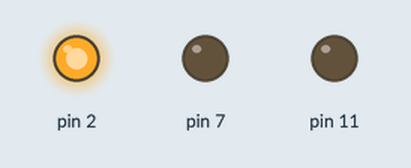
This sketch was run on a simulated Arduino Uno, built with avr-gcc and run on an emulated ATmega328P. Parts: output pins drawn as LEDs (lit = HIGH).

Above: at 0.5 s.
At 2.5 s:
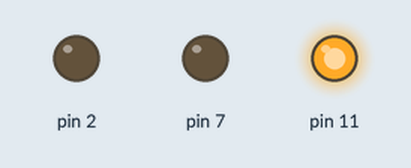
At 4.5 s:
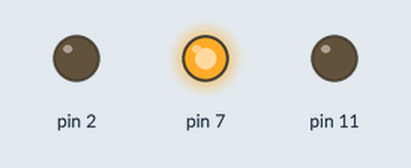
At 6.5 s:
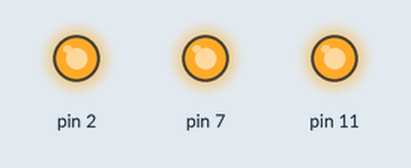
At 13.5 s:
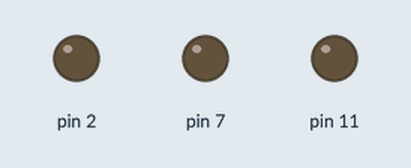
Timing chart, 0 to 19.5 s (numbered marks = the images above):
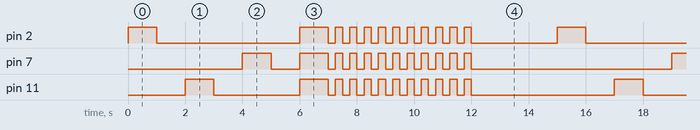

Measured:
- by itself, pin 2, pin 7, pin 11: moves between LOW and HIGH, repeating every 15.0 s
- by itself, everything shown: repeats every 15.0 s, in 28 steps

The sketch:

HW_Jan_26_Blinking_LEDS.ino
```cpp
void setup() {
  // put your setup code here, to run once:
  pinMode(11,OUTPUT);
  pinMode(7,OUTPUT);
  pinMode(2,OUTPUT);

}

void loop() {
  // put your main code here, to run repeatedly:
  //turns on LED
  digitalWrite(2, HIGH);
  //time in milliseconds where this is 1 second
  delay(1000);
  //turn off LED
  digitalWrite(2, LOW);
  delay(1000);
  digitalWrite(11, HIGH);
  delay(1000);
  digitalWrite(11, LOW);
  delay(1000);
  digitalWrite(7, HIGH);
  delay(1000);
  digitalWrite(7, LOW);
  delay(1000);
  //sequeance of digitalWrite to turn all pins on
  digitalWrite(11, HIGH);
  digitalWrite(7, HIGH);
  digitalWrite(2, HIGH);
  delay(1000);
  //sequeance of digitalWrite to turn all pins of
  digitalWrite(11, LOW);
  digitalWrite(7, LOW);
  digitalWrite(2, LOW);
  //delay by a quarter of a second
  delay(250);
  digitalWrite(11, HIGH);
  digitalWrite(7, HIGH);
  digitalWrite(2, HIGH);
  delay(250);
  digitalWrite(11, LOW);
  digitalWrite(7, LOW);
  digitalWrite(2, LOW);
  delay(250);
  digitalWrite(11, HIGH);
  digitalWrite(7, HIGH);
  digitalWrite(2, HIGH);
  delay(250);
  digitalWrite(11, LOW);
  digitalWrite(7, LOW);
  digitalWrite(2, LOW);
  delay(250);
  digitalWrite(11, HIGH);
  digitalWrite(7, HIGH);
  digitalWrite(2, HIGH);
  delay(250);
  digitalWrite(11, LOW);
  digitalWrite(7, LOW);
  digitalWrite(2, LOW);
  delay(250);
  digitalWrite(11, HIGH);
  digitalWrite(7, HIGH);
  digitalWrite(2, HIGH);
  delay(250);
  digitalWrite(11, LOW);
  digitalWrite(7, LOW);
  digitalWrite(2, LOW);
  delay(250);
  digitalWrite(11, HIGH);
  digitalWrite(7, HIGH);
  digitalWrite(2, HIGH);
  delay(250);
  digitalWrite(11, LOW);
  digitalWrite(7, LOW);
  digitalWrite(2, LOW);
  delay(250);
  digitalWrite(11, HIGH);
  digitalWrite(7, HIGH);
  digitalWrite(2, HIGH);
  delay(250);
  digitalWrite(11, LOW);
  digitalWrite(7, LOW);
  digitalWrite(2, LOW);
  delay(250);
  digitalWrite(11, HIGH);
  digitalWrite(7, HIGH);
  digitalWrite(2, HIGH);
  delay(250);
  digitalWrite(11, LOW);
  digitalWrite(7, LOW);
  digitalWrite(2, LOW);
  delay(250);
  digitalWrite(11, HIGH);
  digitalWrite(7, HIGH);
  digitalWrite(2, HIGH);
  delay(250);
  digitalWrite(11, LOW);
  digitalWrite(7, LOW);
  digitalWrite(2, LOW);
  delay(250);
  digitalWrite(11, HIGH);
  digitalWrite(7, HIGH);
  digitalWrite(2, HIGH);
  delay(250);
  digitalWrite(11, LOW);
  digitalWrite(7, LOW);
  digitalWrite(2, LOW);
  delay(250);
  digitalWrite(11, HIGH);
  digitalWrite(7, HIGH);
  digitalWrite(2, HIGH);
  delay(250);
  digitalWrite(11, LOW);
  digitalWrite(7, LOW);
  digitalWrite(2, LOW);
  //turn them all off for 3.o seconds
  delay(3000);

  }
```
